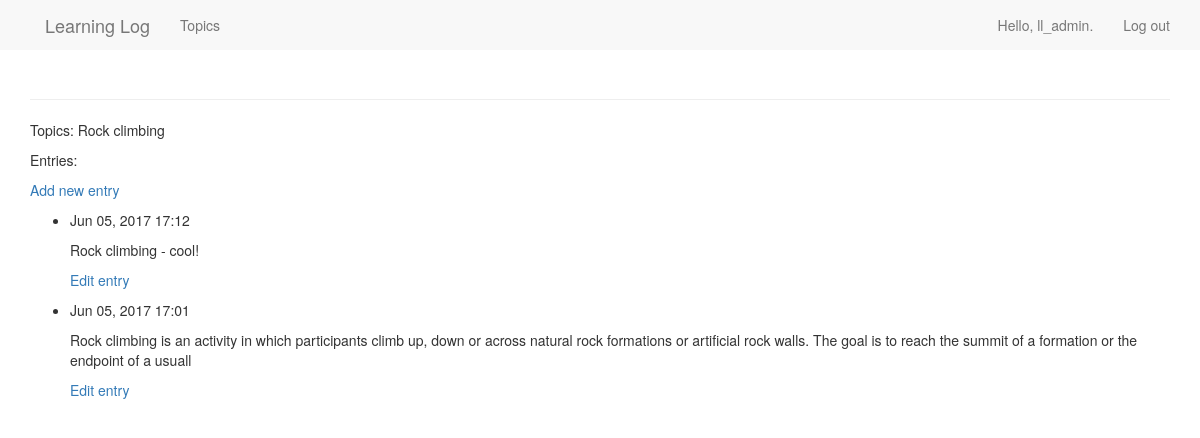
The page /topics/2/ (signed in) on the database its author committed.
### learning_logs/models.py (models this page shows, shortened)
class Topic(models.Model):
    text = models.CharField(max_length=200)
    date_added = models.DateTimeField(auto_now_add=True)
    owner = models.ForeignKey(User)
    def __str__(self):
        return self.text

class Entry(models.Model):
    topic = models.ForeignKey(Topic)
    text = models.TextField()
    date_added = models.DateTimeField(auto_now_add=True)
    class Meta:
        verbose_name_plural = "entries"

### learning_logs/views.py (the view)
# urls.py: url(r'^topics/(?P<topic_id>\d+)/$', views.topic, name = 'topic'),
@login_required
def topic(request, topic_id):
    topic = Topic.objects.get(id = topic_id)
    if topic.owner != request.user:
        raise Http404
    entries = topic.entry_set.order_by('-date_added')
    context = {'topic':topic,'entries':entries}
    return render(request, 'learning_logs/topic.html', context)

### learning_logs/templates/learning_logs/topic.html
{% extends 'learning_logs/base.html' %}
{% block content %}
<p>Topics: {{topic}}</p>
<p>Entries:</p>
<p>
  <a href="{% url 'learning_logs:new_entry' topic.id %}">Add new entry</a>
</p>
<ul>
  {% for entry in entries %}
    <li>
      <p>{{ entry.date_added|date:'M d, Y H:i' }}</p>
      <p>{{ entry.text|linebreaks }}</p>
      <p>
        <a href="{% url 'learning_logs:edit_entry' entry.id %}">Edit entry</a>
      </p>
    </li>
  {% empty %}
    <li>There are no entries for this topic yet.</li>
  {% endfor %}
</ul>
{% endblock content %}

### learning_logs/templates/learning_logs/base.html (shortened to what this page needs)
{% load bootstrap3 %}
<!DOCTYPE html>
<html lang="en">
  <head>
    {% bootstrap_css %}
  </head>
  <body>
    <nav class="navbar-default navbar-static-top">
      <div class="container">
        <div class="navbar-header">
          <a class="navbar-brand" href="{% url 'learning_logs:index' %}">
            Learning Log </a>
        </div>
        <div id="navbar" class="navbar-collapse collapse">
          <ul class = "nav navbar-nav">
            <li><a href="{% url 'learning_logs:topics' %}">Topics</a></li>
          </ul>
          <ul class="nav navbar-nav navbar-right">
            {% if user.is_authenticated %}
              <li><a>Hello, {{ user.username }}.</a></li>
              <li><a href="{% url 'users:logout' %}"> Log out</a></li>
            {% else %}
              <li><a href="{% url 'users:register' %}">Register</a></li>
              <li><a href="{% url 'users:login' %}">Log in</a></li>
            {% endif %}
        </div>
      </div>
    </nav>
    <div class="container">
      <div class="page-header">
      </div>
      <div>
        {% block content %}{% endblock content %}
      </div>
    </div>
  </body>
</html>

### rows shown on the page
Topic: text "Rock climbing"
Entry: date_added "Jun 05, 2017 17:12", text "Rock climbing - cool!"
Entry: date_added "Jun 05, 2017 17:01", text "Rock climbing is an activity in which participants climb up, down or across natural rock formations or artificial rock walls. The goal is to reach the summit of a formation or the endpoint of a usuall"

### other values the page prints
{{ user.username }} "ll_admin"
